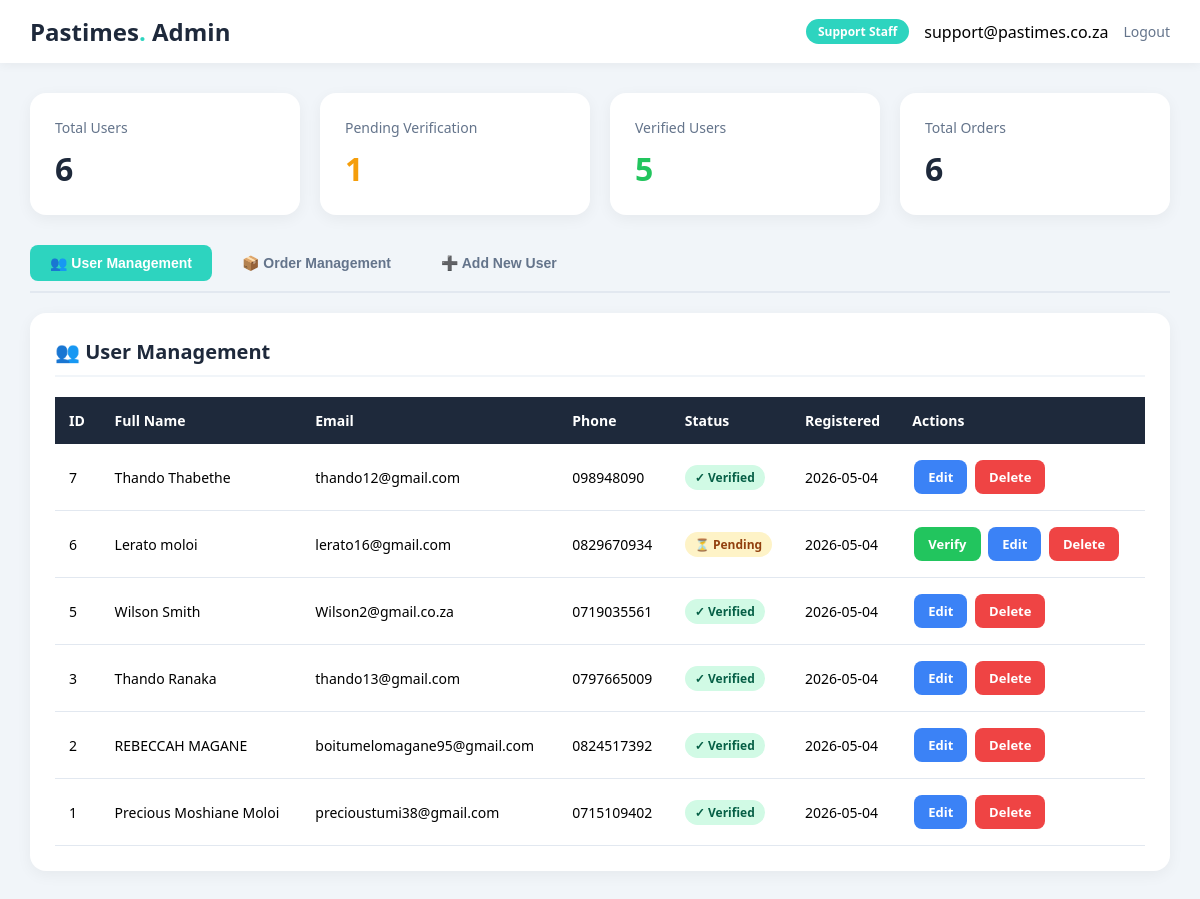
Screenshot of /admin_dashboard.php (signed in) with the database file from the repository.
### tables this page shows
CREATE TABLE IF NOT EXISTS `tbluser` (
  `user_id` int(11) NOT NULL AUTO_INCREMENT,
  `full_name` varchar(100) NOT NULL,
  `email` varchar(100) NOT NULL,
  `password_hash` varchar(255) NOT NULL,
  `address` varchar(255) DEFAULT NULL,
  `phone` varchar(20) DEFAULT NULL,
  `is_verified` tinyint(1) DEFAULT 0,
  `registration_date` timestamp NOT NULL DEFAULT current_timestamp(),
  PRIMARY KEY (`user_id`),
  UNIQUE KEY `email` (`email`)
);

### admin_dashboard.php (the view, shortened to what this page needs)
<?php
$conn = getDBConnection();
$usersSQL = "SELECT * FROM tblUser ORDER BY registration_date DESC";
$usersResult = $conn->query($usersSQL);
$pendingSQL = "SELECT COUNT(*) as pending FROM tblUser WHERE is_verified = 0";
$pendingResult = $conn->query($pendingSQL);
$pendingCount = $pendingResult->fetch_assoc()['pending'];
$totalSQL = "SELECT COUNT(*) as total FROM tblUser";
$totalResult = $conn->query($totalSQL);
$totalCount = $totalResult->fetch_assoc()['total'];
$orderCountSQL = "SELECT COUNT(*) as total FROM tblAorder";
$orderCountResult = $conn->query($orderCountSQL);
$orderCount = $orderCountResult->fetch_assoc()['total'];
?>
<!DOCTYPE html>
<html lang="en">
<head>
</head>
<body>
    <div class="header">
        <h1>Pastimes<span>.</span> Admin</h1>
        <div class="user-info">
            <span class="badge"><?php echo $_SESSION['admin_role']; ?></span>
            <span><?php echo $_SESSION['admin_email']; ?></span>
            <a href="logout.php">Logout</a>
        </div>
    </div>
    <div class="stats-container">
        <div class="stat-card">
            <h3>Total Users</h3>
            <div class="number"><?php echo $totalCount; ?></div>
        </div>
        <div class="stat-card pending">
            <h3>Pending Verification</h3>
            <div class="number"><?php echo $pendingCount; ?></div>
        </div>
        <div class="stat-card verified">
            <h3>Verified Users</h3>
            <div class="number"><?php echo $totalCount - $pendingCount; ?></div>
        </div>
        <div class="stat-card">
            <h3>Total Orders</h3>
            <div class="number"><?php echo $orderCount; ?></div>
        </div>
    </div>
    <div class="main-content">
        <div class="tabs">
            <button class="tab active" onclick="showTab('users')">👥 User Management</button>
            <button class="tab" onclick="showTab('orders')">📦 Order Management</button>
            <button class="tab" onclick="showTab('add')">➕ Add New User</button>
        </div>
        <div id="users" class="tab-content active">
            <div class="section">
                <h2>👥 User Management</h2>
                <table class="data-table">
                    <thead>
                        <tr>
                            <th>ID</th>
                            <th>Full Name</th>
                            <th>Email</th>
                            <th>Phone</th>
                            <th>Status</th>
                            <th>Registered</th>
                            <th>Actions</th>
                        </tr>
                    </thead>
                    <tbody>
                        <?php if ($usersResult->num_rows > 0): ?>
                            <?php while ($user = $usersResult->fetch_assoc()): ?>
                                <tr>
                                    <td><?php echo $user['user_id']; ?></td>
                                    <td><?php echo htmlspecialchars($user['full_name']); ?></td>
                                    <td><?php echo htmlspecialchars($user['email']); ?></td>
                                    <td><?php echo htmlspecialchars($user['phone']); ?></td>
                                    <td>
                                        <?php if ($user['is_verified'] == 1): ?>
                                            <span class="status-badge status-verified">✓ Verified</span>
                                        <?php else: ?>
                                            <span class="status-badge status-pending">⏳ Pending</span>
                                        <?php endif; ?>
                                    </td>
                                    <td><?php echo date('Y-m-d', strtotime($user['registration_date'])); ?></td>
                                    <td>
                                        <?php if ($user['is_verified'] == 0): ?>
                                            <a href="?verify=<?php echo $user['user_id']; ?>" class="btn btn-verify">Verify</a>
                                        <?php endif; ?>
                                        <a href="?edit=<?php echo $user['user_id']; ?>" class="btn btn-edit">Edit</a>
                                        <a href="?delete=<?php echo $user['user_id']; ?>" class="btn btn-delete" onclick="return confirm('Are you sure?')">Delete</a>
                                    </td>
                                </tr>
                            <?php endwhile; ?>
                        <?php else: ?>
                            <tr><td colspan="7" style="text-align: center; padding: 30px; color: var(--gray);">No users found</td></tr>
                        <?php endif; ?>
                    </tbody>
                </table>
            </div>
        </div>
    </div>
</body>
</html>

### admin_dashboard.php (style rules this page uses)
:root { --primary: #2dd4bf; --primary-dark: #14b8a6; --dark: #1e293b; --light: #f8fafc; --gray: #64748b; --error: #ef4444; --success: #22c55e; --warning: #f59e0b; }
* { margin: 0; padding: 0; box-sizing: border-box; }
body { font-family: 'Segoe UI', Tahoma, Geneva, Verdana, sans-serif; background: #f1f5f9; min-height: 100vh; }
.header { background: white; padding: 15px 30px; box-shadow: 0 2px 10px rgba(0,0,0,0.05); display: flex; justify-content: space-between; align-items: center; }
.header h1 { color: var(--dark); font-size: 24px; }
.header h1 span { color: var(--primary); }
.header .user-info { display: flex; align-items: center; gap: 15px; }
.header .badge { background: var(--primary); color: white; padding: 4px 12px; border-radius: 20px; font-size: 12px; font-weight: 600; }
.header a { color: var(--gray); text-decoration: none; font-size: 14px; }
.stats-container { display: grid; grid-template-columns: repeat(auto-fit, minmax(200px, 1fr)); gap: 20px; padding: 30px; }
.stat-card { background: white; padding: 25px; border-radius: 16px; box-shadow: 0 4px 15px rgba(0,0,0,0.05); }
.stat-card h3 { color: var(--gray); font-size: 14px; font-weight: 500; margin-bottom: 10px; }
.stat-card .number { font-size: 32px; font-weight: 700; color: var(--dark); }
.stat-card.pending .number { color: var(--warning); }
.stat-card.verified .number { color: var(--success); }
.main-content { padding: 0 30px 30px; }
.section { background: white; border-radius: 16px; padding: 25px; margin-bottom: 25px; box-shadow: 0 4px 15px rgba(0,0,0,0.05); }
.section h2 { color: var(--dark); font-size: 20px; margin-bottom: 20px; padding-bottom: 10px; border-bottom: 2px solid #f1f5f9; }
.data-table { width: 100%; border-collapse: collapse; font-size: 14px; }
.data-table th { background: var(--dark); color: white; padding: 14px; text-align: left; font-weight: 600; }
.data-table td { padding: 14px; border-bottom: 1px solid #e2e8f0; }
.status-badge { display: inline-block; padding: 4px 10px; border-radius: 20px; font-size: 12px; font-weight: 600; }
.status-pending { background: #fef3c7; color: #92400e; }
.status-verified { background: #d1fae5; color: #065f46; }
.btn { padding: 8px 14px; border: none; border-radius: 8px; font-size: 13px; font-weight: 600; cursor: pointer; text-decoration: none; display: inline-block; margin: 2px; transition: all 0.3s ease; }
.btn-verify { background: var(--success); color: white; }
.btn-edit { background: #3b82f6; color: white; }
.btn-delete { background: var(--error); color: white; }
.tabs { display: flex; gap: 10px; margin-bottom: 20px; border-bottom: 2px solid #e2e8f0; padding-bottom: 10px; }
.tab { padding: 10px 20px; border: none; background: none; color: var(--gray); font-size: 14px; font-weight: 600; cursor: pointer; border-radius: 8px; transition: all 0.3s; }
.tab.active { background: var(--primary); color: white; }
.tab-content { display: none; }
.tab-content.active { display: block; }

### rows the page displays
tbluser: user_id "7", full_name "Thando Thabethe", email "thando12@gmail.com", phone "098948090", is_verified "✓ Verified", registration_date "2026-05-04"
tbluser: user_id "6", full_name "Lerato moloi", email "lerato16@gmail.com", phone "0829670934", is_verified "⏳ Pending", registration_date "2026-05-04"
tbluser: user_id "5", full_name "Wilson Smith", email "Wilson2@gmail.co.za", phone "0719035561", is_verified "✓ Verified", registration_date "2026-05-04"
tbluser: user_id "3", full_name "Thando Ranaka", email "thando13@gmail.com", phone "0797665009", is_verified "✓ Verified", registration_date "2026-05-04"
tbluser: user_id "2", full_name "REBECCAH MAGANE", email "boitumelomagane95@gmail.com", phone "0824517392", is_verified "✓ Verified", registration_date "2026-05-04"
tbluser: user_id "1", full_name "Precious Moshiane Moloi", email "precioustumi38@gmail.com", phone "0715109402", is_verified "✓ Verified", registration_date "2026-05-04"

### other values shown
$_SESSION['admin_role'] "Support Staff"
$_SESSION['admin_email'] "support@pastimes.co.za"
$totalCount "6"
$pendingCount "1"
$totalCount - $pendingCount "5"
$orderCount "6"
